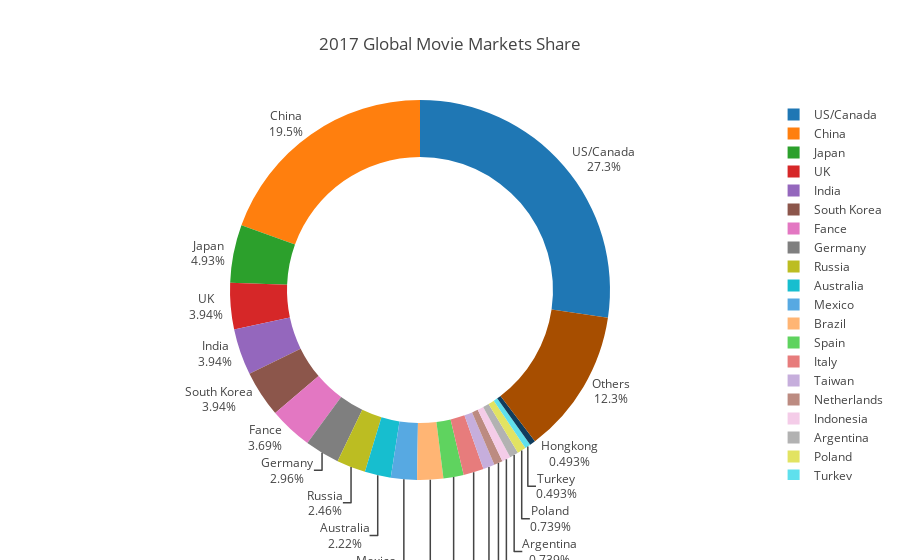

The notebook cell saved with this chart:
### Code cell
fig = {
  "data": [
    {
      "values": list(df_market_full['box_office'].values.flatten()),
      "labels": list(df_market_full['country'].values.flatten()),
      "hoverinfo":"label+percent",
        'textinfo':'label+percent',
        'textposition':'outside',
      "hole": .7,
      "type": "pie",
        'sort':False,
        'showlegend':True
    },
    ],
  "layout": {
        "title":"2017 Global Movie Markets Share",

    }
}
    

offline.iplot(fig)

### Figure 1 — Plotly figure (JSON) as saved in the notebook; plotly's stock layout.template omitted (floating-point values rounded to 4 significant figures)
{"data": [{"hole": 0.7, "hoverinfo": "label+percent", "labels": ["US/Canada", "China", "Japan", "UK", "India", "South Korea", "Fance", "Germany", "Russia", "Australia", "Mexico", "Brazil", "Spain", "Italy", "Taiwan", "Netherlands", "Indonesia", "Argentina", "Poland", "Turkey", "Hongkong", "Others"], "showlegend": true, "sort": false, "textinfo": "label+percent", "textposition": "outside", "type": "pie", "uid": "20ec88a2-ad9e-11e8-b38c-60030899ee42", "values": [11.1, 7.9, 2, 1.6, 1.6, 1.6, 1.5, 1.2, 1, 0.9, 0.9, 0.9, 0.7, 0.7, 0.4, 0.3, 0.3, 0.3, 0.3, 0.2, 0.2, 5]}], "layout": {"title": "2017 Global Movie Markets Share"}}
